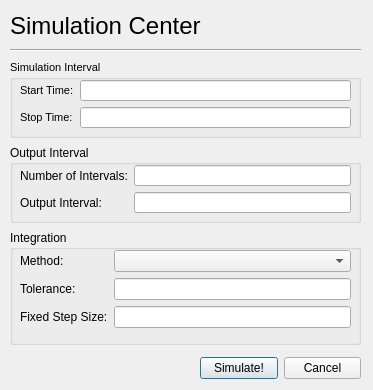
<?xml version="1.0" encoding="UTF-8"?>
<ui version="4.0">
 <class>SimulationWidget</class>
 <widget class="QDialog" name="SimulationWidget">
  <property name="enabled">
   <bool>true</bool>
  </property>
  <property name="geometry">
   <rect>
    <x>0</x>
    <y>0</y>
    <width>373</width>
    <height>390</height>
   </rect>
  </property>
  <property name="minimumSize">
   <size>
    <width>373</width>
    <height>390</height>
   </size>
  </property>
  <property name="maximumSize">
   <size>
    <width>373</width>
    <height>390</height>
   </size>
  </property>
  <property name="windowTitle">
   <string>Dialog</string>
  </property>
  <widget class="QGroupBox" name="mpSimulationIntervalGroup">
   <property name="geometry">
    <rect>
     <x>10</x>
     <y>60</y>
     <width>351</width>
     <height>78</height>
    </rect>
   </property>
   <property name="font">
    <font>
     <pointsize>8</pointsize>
    </font>
   </property>
   <property name="title">
    <string>Simulation Interval</string>
   </property>
   <property name="flat">
    <bool>false</bool>
   </property>
   <property name="checkable">
    <bool>false</bool>
   </property>
   <widget class="QWidget" name="layoutWidget">
    <property name="geometry">
     <rect>
      <x>10</x>
      <y>20</y>
      <width>331</width>
      <height>48</height>
     </rect>
    </property>
    <layout class="QGridLayout" name="gridLayout_2">
     <item row="0" column="0">
      <widget class="QLabel" name="mpStartTimeLabel">
       <property name="text">
        <string>Start Time:</string>
       </property>
      </widget>
     </item>
     <item row="0" column="1">
      <widget class="QLineEdit" name="mpStartTimeTextBox">
       <property name="inputMethodHints">
        <set>Qt::ImhNone</set>
       </property>
       <property name="text">
        <string/>
       </property>
      </widget>
     </item>
     <item row="1" column="0">
      <widget class="QLabel" name="mpStopTimeLabel">
       <property name="enabled">
        <bool>true</bool>
       </property>
       <property name="text">
        <string>Stop Time:</string>
       </property>
      </widget>
     </item>
     <item row="1" column="1">
      <widget class="QLineEdit" name="mpStopTimeTextBox">
       <property name="inputMethodHints">
        <set>Qt::ImhNone</set>
       </property>
       <property name="text">
        <string/>
       </property>
      </widget>
     </item>
    </layout>
   </widget>
  </widget>
  <widget class="QLabel" name="mpSimulationHeading">
   <property name="geometry">
    <rect>
     <x>10</x>
     <y>10</y>
     <width>191</width>
     <height>31</height>
    </rect>
   </property>
   <property name="font">
    <font>
     <pointsize>18</pointsize>
    </font>
   </property>
   <property name="text">
    <string>Simulation Center</string>
   </property>
  </widget>
  <widget class="Line" name="line">
   <property name="geometry">
    <rect>
     <x>10</x>
     <y>40</y>
     <width>351</width>
     <height>20</height>
    </rect>
   </property>
   <property name="orientation">
    <enum>Qt::Horizontal</enum>
   </property>
  </widget>
  <widget class="QGroupBox" name="mpOutputIntervalGroup">
   <property name="geometry">
    <rect>
     <x>10</x>
     <y>145</y>
     <width>351</width>
     <height>78</height>
    </rect>
   </property>
   <property name="title">
    <string>Output Interval</string>
   </property>
   <widget class="QWidget" name="layoutWidget">
    <property name="geometry">
     <rect>
      <x>10</x>
      <y>20</y>
      <width>331</width>
      <height>48</height>
     </rect>
    </property>
    <layout class="QGridLayout" name="gridLayout">
     <item row="0" column="0" colspan="2">
      <widget class="QLabel" name="mpNumberofIntervalLabel">
       <property name="text">
        <string>Number of Intervals:</string>
       </property>
      </widget>
     </item>
     <item row="0" column="2">
      <widget class="QLineEdit" name="mpNumberofIntervalsTextBox">
       <property name="text">
        <string/>
       </property>
      </widget>
     </item>
     <item row="1" column="0" colspan="2">
      <widget class="QLabel" name="mpOutputIntervalLabel">
       <property name="text">
        <string>Output Interval:</string>
       </property>
      </widget>
     </item>
     <item row="1" column="2">
      <widget class="QLineEdit" name="mpOutputIntervalTextBox"/>
     </item>
    </layout>
   </widget>
  </widget>
  <widget class="QGroupBox" name="groupBox_3">
   <property name="geometry">
    <rect>
     <x>10</x>
     <y>230</y>
     <width>351</width>
     <height>115</height>
    </rect>
   </property>
   <property name="title">
    <string>Integration</string>
   </property>
   <widget class="QWidget" name="layoutWidget">
    <property name="geometry">
     <rect>
      <x>10</x>
      <y>20</y>
      <width>331</width>
      <height>81</height>
     </rect>
    </property>
    <layout class="QGridLayout" name="gridLayout_3">
     <item row="0" column="0">
      <widget class="QLabel" name="mpMethodLabel">
       <property name="text">
        <string>Method:</string>
       </property>
      </widget>
     </item>
     <item row="1" column="0">
      <widget class="QLabel" name="mpToleranceLabel">
       <property name="text">
        <string>Tolerance:</string>
       </property>
      </widget>
     </item>
     <item row="1" column="1">
      <widget class="QLineEdit" name="mpToleranceTextBox">
       <property name="text">
        <string/>
       </property>
      </widget>
     </item>
     <item row="2" column="0">
      <widget class="QLabel" name="mpFixedStepSizeLabel">
       <property name="text">
        <string>Fixed Step Size:</string>
       </property>
      </widget>
     </item>
     <item row="2" column="1">
      <widget class="QLineEdit" name="mpFixedStepSizeTextBox"/>
     </item>
     <item row="0" column="1">
      <widget class="QComboBox" name="mpMethodComboBox">
       <property name="editable">
        <bool>false</bool>
       </property>
       <property name="frame">
        <bool>true</bool>
       </property>
      </widget>
     </item>
    </layout>
   </widget>
  </widget>
  <widget class="QWidget" name="layoutWidget">
   <property name="geometry">
    <rect>
     <x>200</x>
     <y>356</y>
     <width>161</width>
     <height>25</height>
    </rect>
   </property>
   <layout class="QHBoxLayout" name="horizontalLayout">
    <item>
     <widget class="QPushButton" name="mpSimulateButton">
      <property name="text">
       <string>Simulate!</string>
      </property>
     </widget>
    </item>
    <item>
     <widget class="QPushButton" name="mpCancelButton">
      <property name="text">
       <string>Cancel</string>
      </property>
     </widget>
    </item>
   </layout>
  </widget>
 </widget>
 <resources/>
 <connections>
  <connection>
   <sender>mpCancelButton</sender>
   <signal>pressed()</signal>
   <receiver>SimulationWidget</receiver>
   <slot>reject()</slot>
   <hints>
    <hint type="sourcelabel">
     <x>335</x>
     <y>350</y>
    </hint>
    <hint type="destinationlabel">
     <x>368</x>
     <y>368</y>
    </hint>
   </hints>
  </connection>
  <connection>
   <sender>mpSimulateButton</sender>
   <signal>pressed()</signal>
   <receiver>SimulationWidget</receiver>
   <slot>simulate()</slot>
   <hints>
    <hint type="sourcelabel">
     <x>227</x>
     <y>356</y>
    </hint>
    <hint type="destinationlabel">
     <x>173</x>
     <y>371</y>
    </hint>
   </hints>
  </connection>
 </connections>
 <slots>
  <slot>simulate()</slot>
 </slots>
</ui>
